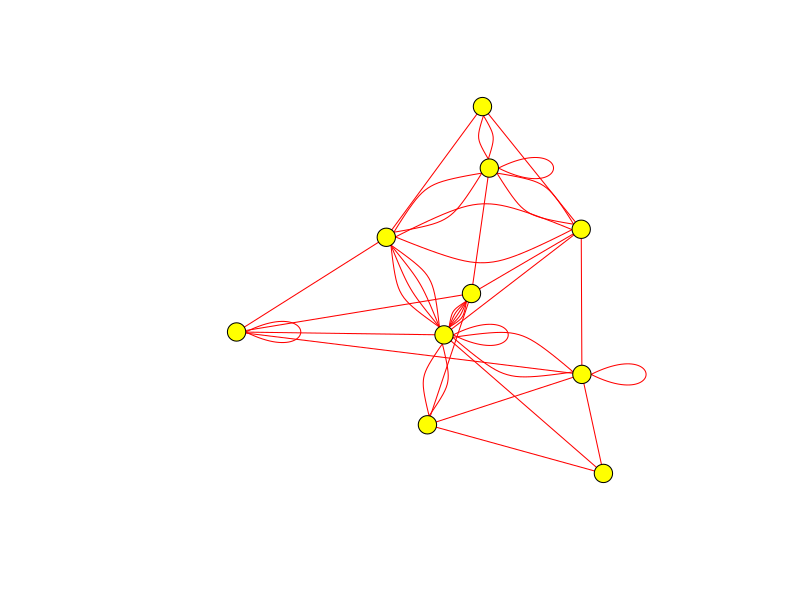
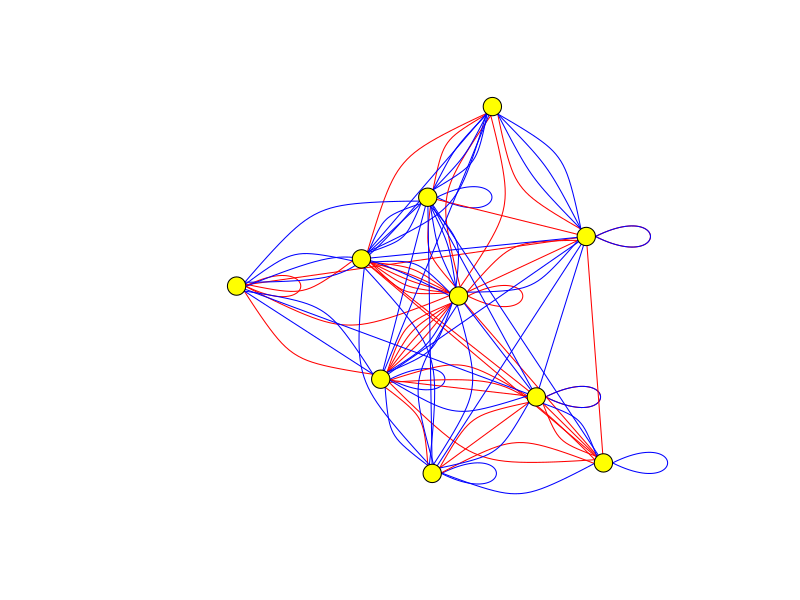

These figures' R source, in order:
install.packages("igraph")
library(igraph)


create_and_modify_graph <- function(G_size, N) {
  g1 <- make_empty_graph(n = G_size, directed = FALSE)

  V(g1)$color <- "yellow"
  num_edges1 <- N * 8
  edges1 <- sample(1:G_size, 2 * num_edges1, replace = TRUE)
  g1 <- add_edges(g1, edges1)
  E(g1)$color <- "red"

  plot(g1, vertex.size = 10, vertex.label = NA, edge.color = E(g1)$color)
  cat("Added red edges:\n")
  print(as_adjacency_matrix(g1))

  num_edges2 <- N * 10
  edges2 <- sample(1:G_size, 2 * num_edges2, replace = TRUE)
  g1 <- add_edges(g1, edges2)
  E(g1)$color[(num_edges1 + 1):(num_edges1 + num_edges2)] <- "blue"

  plot(g1, vertex.size = 10, vertex.label = NA, edge.color = E(g1)$color)
  cat("Add blue edges:\n")
  print(as_adjacency_matrix(g1))
}

G_size <- 10
N <- 5

create_and_modify_graph(G_size, N)